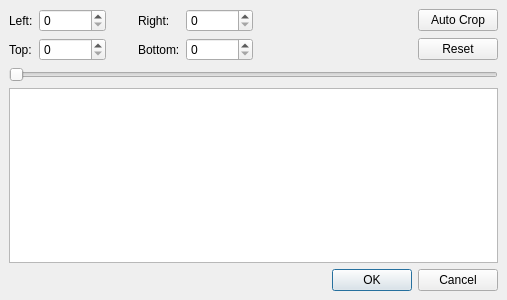
<?xml version="1.0" encoding="UTF-8"?>
<ui version="4.0">
 <class>cropDialog</class>
 <widget class="QDialog" name="cropDialog">
  <property name="geometry">
   <rect>
    <x>0</x>
    <y>0</y>
    <width>507</width>
    <height>300</height>
   </rect>
  </property>
  <property name="windowTitle">
   <string>Crop</string>
  </property>
  <layout class="QVBoxLayout">
   <property name="spacing">
    <number>6</number>
   </property>
   <property name="leftMargin">
    <number>9</number>
   </property>
   <property name="topMargin">
    <number>9</number>
   </property>
   <property name="rightMargin">
    <number>9</number>
   </property>
   <property name="bottomMargin">
    <number>9</number>
   </property>
   <item>
    <layout class="QGridLayout">
     <property name="leftMargin">
      <number>0</number>
     </property>
     <property name="topMargin">
      <number>0</number>
     </property>
     <property name="rightMargin">
      <number>0</number>
     </property>
     <property name="bottomMargin">
      <number>0</number>
     </property>
     <property name="spacing">
      <number>6</number>
     </property>
     <item row="0" column="3">
      <widget class="QLabel" name="label_2">
       <property name="text">
        <string>Right:</string>
       </property>
      </widget>
     </item>
     <item row="1" column="0">
      <widget class="QLabel" name="label_4">
       <property name="text">
        <string>Top:</string>
       </property>
      </widget>
     </item>
     <item row="0" column="4">
      <widget class="QSpinBox" name="spinBoxRight">
       <property name="maximum">
        <number>2147483647</number>
       </property>
      </widget>
     </item>
     <item row="0" column="2">
      <spacer>
       <property name="orientation">
        <enum>Qt::Horizontal</enum>
       </property>
       <property name="sizeType">
        <enum>QSizePolicy::Fixed</enum>
       </property>
       <property name="sizeHint" stdset="0">
        <size>
         <width>26</width>
         <height>20</height>
        </size>
       </property>
      </spacer>
     </item>
     <item row="1" column="5">
      <spacer>
       <property name="orientation">
        <enum>Qt::Horizontal</enum>
       </property>
       <property name="sizeHint" stdset="0">
        <size>
         <width>40</width>
         <height>20</height>
        </size>
       </property>
      </spacer>
     </item>
     <item row="1" column="6">
      <widget class="QPushButton" name="pushButtonReset">
       <property name="text">
        <string>Reset</string>
       </property>
      </widget>
     </item>
     <item row="1" column="1">
      <widget class="QSpinBox" name="spinBoxTop">
       <property name="maximum">
        <number>2147483647</number>
       </property>
      </widget>
     </item>
     <item row="1" column="4">
      <widget class="QSpinBox" name="spinBoxBottom">
       <property name="maximum">
        <number>2147483647</number>
       </property>
      </widget>
     </item>
     <item row="1" column="3">
      <widget class="QLabel" name="label_3">
       <property name="text">
        <string>Bottom:</string>
       </property>
      </widget>
     </item>
     <item row="0" column="0">
      <widget class="QLabel" name="label">
       <property name="text">
        <string>Left:</string>
       </property>
      </widget>
     </item>
     <item row="0" column="5">
      <spacer>
       <property name="orientation">
        <enum>Qt::Horizontal</enum>
       </property>
       <property name="sizeType">
        <enum>QSizePolicy::MinimumExpanding</enum>
       </property>
       <property name="sizeHint" stdset="0">
        <size>
         <width>40</width>
         <height>20</height>
        </size>
       </property>
      </spacer>
     </item>
     <item row="0" column="1">
      <widget class="QSpinBox" name="spinBoxLeft">
       <property name="maximum">
        <number>2147483647</number>
       </property>
      </widget>
     </item>
     <item row="0" column="6">
      <widget class="QPushButton" name="pushButtonAutoCrop">
       <property name="text">
        <string>Auto Crop</string>
       </property>
      </widget>
     </item>
     <item row="1" column="2">
      <spacer>
       <property name="orientation">
        <enum>Qt::Horizontal</enum>
       </property>
       <property name="sizeType">
        <enum>QSizePolicy::Fixed</enum>
       </property>
       <property name="sizeHint" stdset="0">
        <size>
         <width>26</width>
         <height>20</height>
        </size>
       </property>
      </spacer>
     </item>
    </layout>
   </item>
   <item>
    <layout class="QHBoxLayout" name="toolboxLayout"/>
   </item>
   <item>
    <widget class="ADM_QSlider" name="horizontalSlider">
     <property name="orientation">
      <enum>Qt::Horizontal</enum>
     </property>
    </widget>
   </item>
   <item>
    <widget class="QGraphicsView" name="graphicsView"/>
   </item>
   <item>
    <widget class="QDialogButtonBox" name="buttonBox">
     <property name="orientation">
      <enum>Qt::Horizontal</enum>
     </property>
     <property name="standardButtons">
      <set>QDialogButtonBox::Cancel|QDialogButtonBox::Ok</set>
     </property>
    </widget>
   </item>
  </layout>
 </widget>
 <customwidgets>
  <customwidget>
   <class>ADM_QSlider</class>
   <extends>QSlider</extends>
   <header>ADM_toolkitQt.h</header>
  </customwidget>
 </customwidgets>
 <tabstops>
  <tabstop>spinBoxLeft</tabstop>
  <tabstop>spinBoxRight</tabstop>
  <tabstop>spinBoxTop</tabstop>
  <tabstop>spinBoxBottom</tabstop>
  <tabstop>pushButtonAutoCrop</tabstop>
  <tabstop>pushButtonReset</tabstop>
  <tabstop>horizontalSlider</tabstop>
  <tabstop>graphicsView</tabstop>
  <tabstop>buttonBox</tabstop>
 </tabstops>
 <resources/>
 <connections>
  <connection>
   <sender>buttonBox</sender>
   <signal>accepted()</signal>
   <receiver>cropDialog</receiver>
   <slot>accept()</slot>
   <hints>
    <hint type="sourcelabel">
     <x>248</x>
     <y>254</y>
    </hint>
    <hint type="destinationlabel">
     <x>157</x>
     <y>274</y>
    </hint>
   </hints>
  </connection>
  <connection>
   <sender>buttonBox</sender>
   <signal>rejected()</signal>
   <receiver>cropDialog</receiver>
   <slot>reject()</slot>
   <hints>
    <hint type="sourcelabel">
     <x>316</x>
     <y>260</y>
    </hint>
    <hint type="destinationlabel">
     <x>286</x>
     <y>274</y>
    </hint>
   </hints>
  </connection>
 </connections>
</ui>
